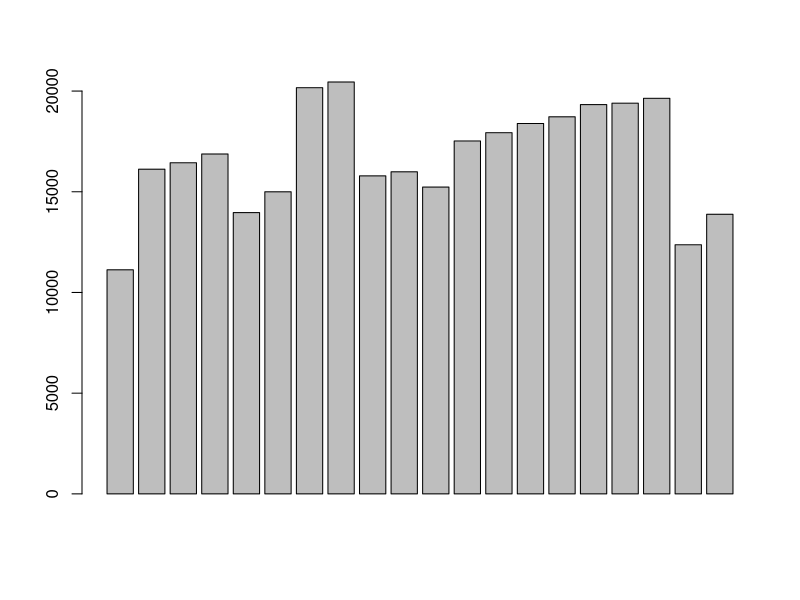
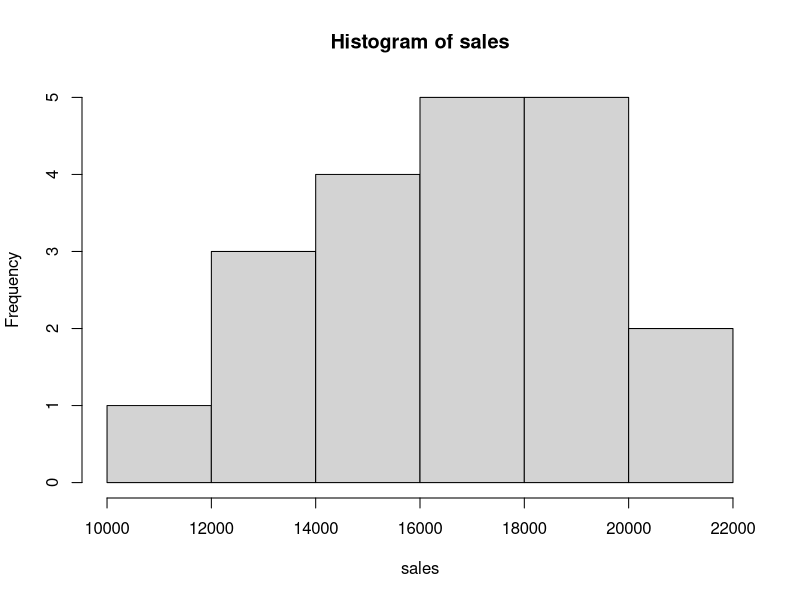
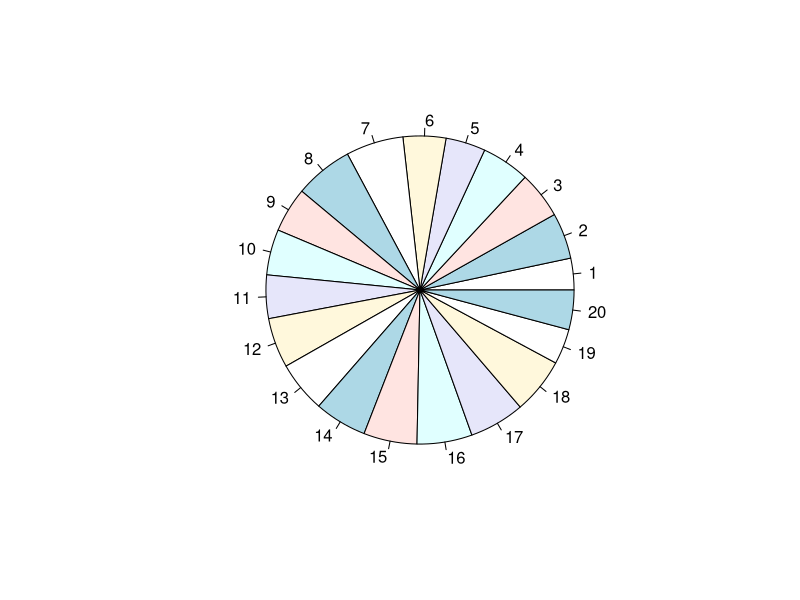
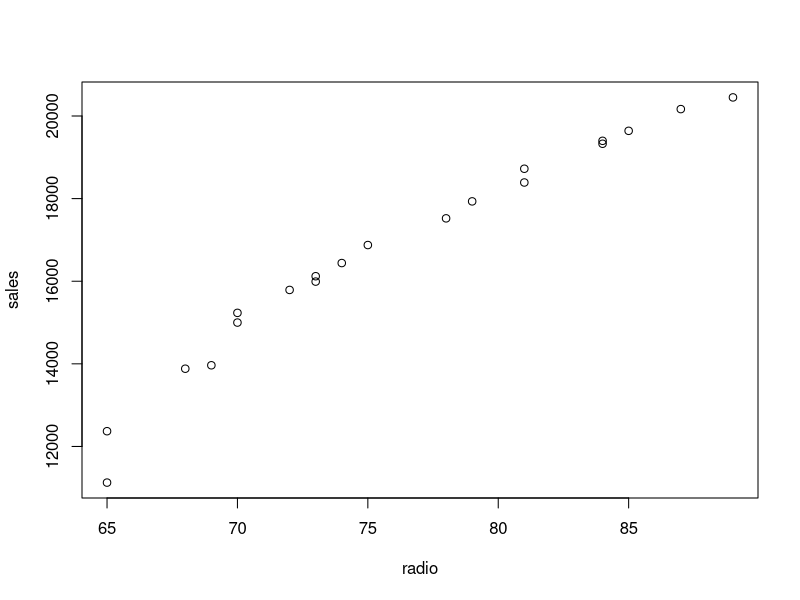
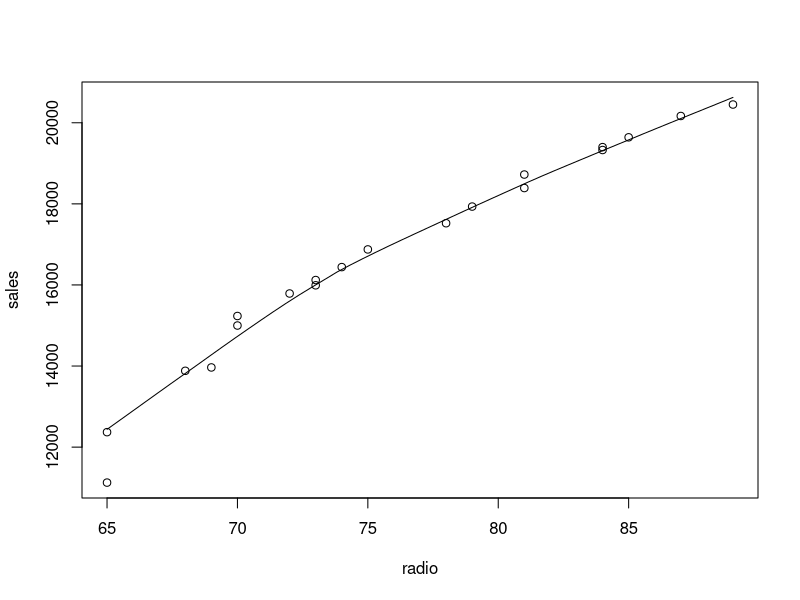

Source code (R) for these figures, in order:
## ---- chunk 1
mydata <-read.csv(file="data/marketing.csv")
head(mydata)
## ---- chunk 2
sales <- mydata$sales
barplot(sales)

## ---- chunk 3
hist(sales)
## ---- chunk 4
pie(sales)
## ---- chunk 5
radio <- mydata$radio
plot(radio,sales)
## ---- chunk 6
scatter.smooth(radio,sales)
## ---- chunk 7
cor(sales,radio)
